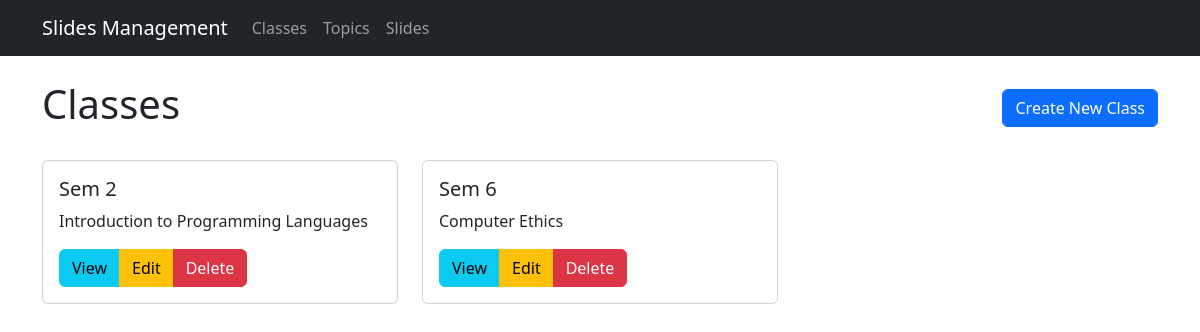
The page / on the database its author committed.
### topics/models.py (models this page shows, shortened)
class Class(models.Model):
    name = models.CharField(max_length=255)
    description = models.TextField(blank=True, null=True)

### topics/views.py (the view)
# urls.py: path('', views.ClassListView.as_view(), name='class-list'),
class ClassListView(ListView):
    model = Class
    template_name = 'topics/class_list.html'
    context_object_name = 'classes'

### topics/templates/topics/class_list.html (shortened to what this page needs)
{% extends 'topics/base.html' %}
{% block content %}
<div class="d-flex justify-content-between align-items-center mb-4">
    <h1>Classes</h1>
    <a href="{% url 'class-create' %}" class="btn btn-primary">Create New Class</a>
</div>
<div class="row">
    {% for class in classes %}
    <div class="col-md-4 mb-4">
        <div class="card">
            <div class="card-body">
                <h5 class="card-title">{{ class.name }}</h5>
                <p class="card-text">{{ class.description|truncatewords:30 }}</p>
                <div class="btn-group">
                    <a href="{% url 'class-detail' class.pk %}" class="btn btn-info">View</a>
                    <a href="{% url 'class-update' class.pk %}" class="btn btn-warning">Edit</a>
                    <a href="{% url 'class-delete' class.pk %}" class="btn btn-danger">Delete</a>
                </div>
            </div>
        </div>
    </div>
    {% empty %}
    <div class="col-12">
        <p class="text-center">No classes available.</p>
    </div>
    {% endfor %}
</div>
{% endblock %}

### rows shown on the page
Class: name "Sem 2", description "Introduction to Programming Languages"
Class: name "Sem 6", description "Computer Ethics"
